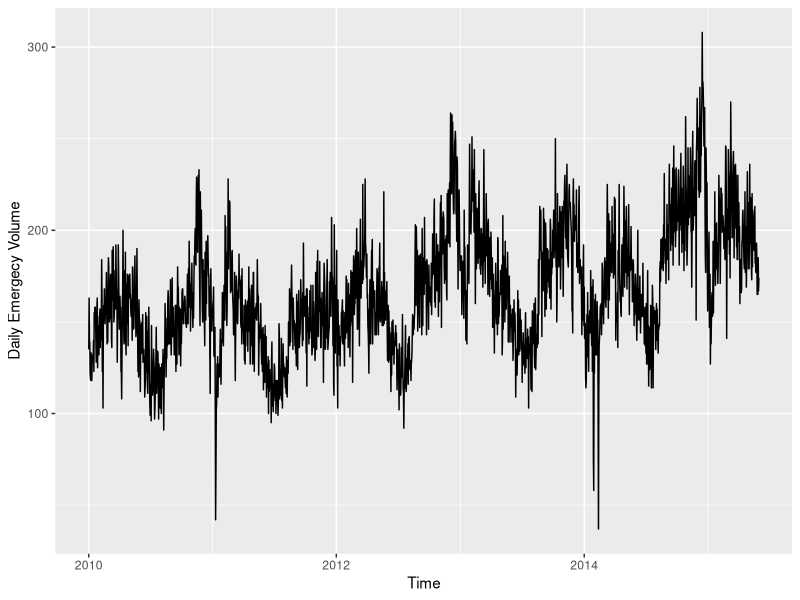
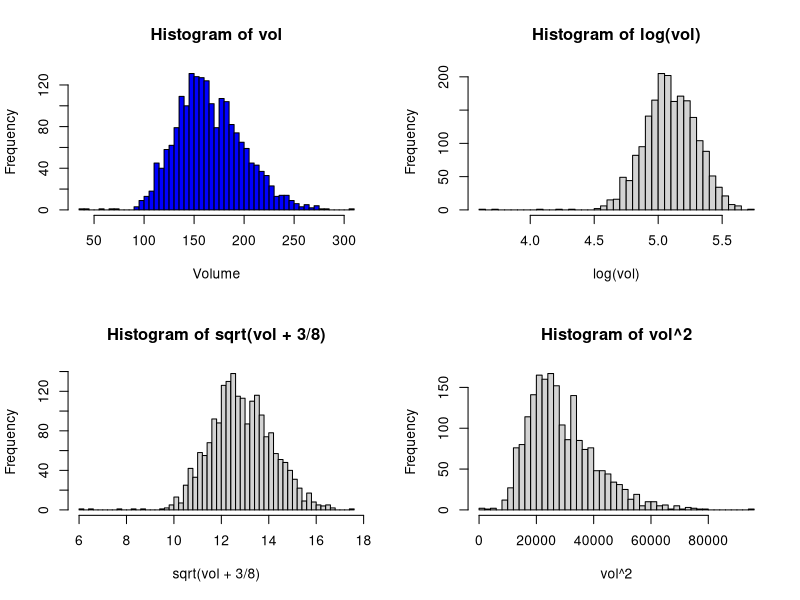
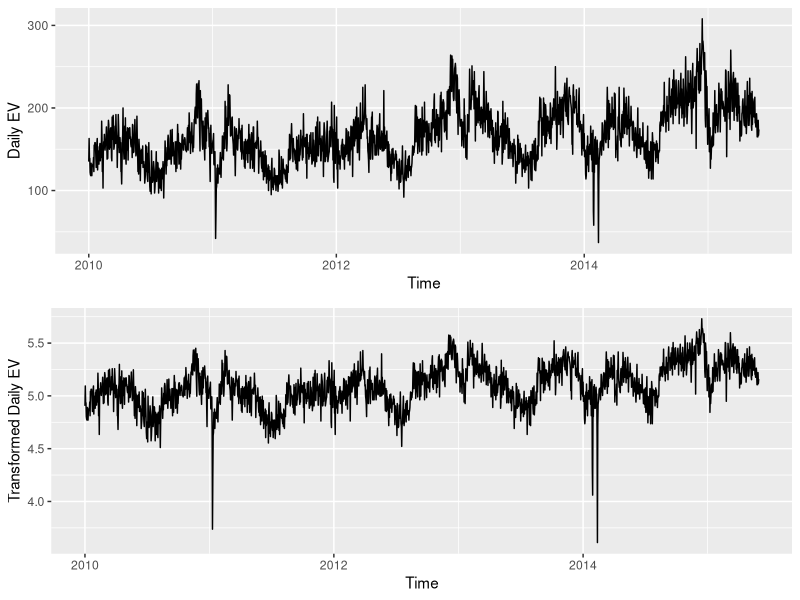
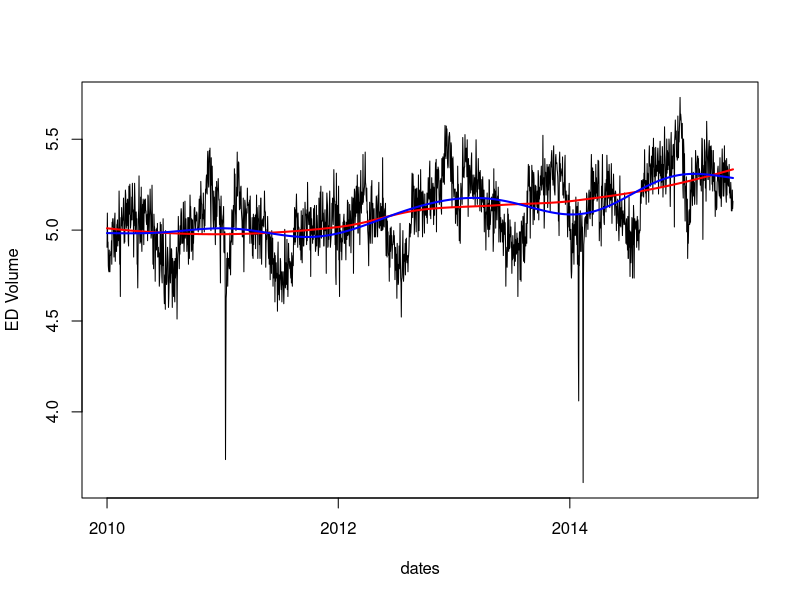
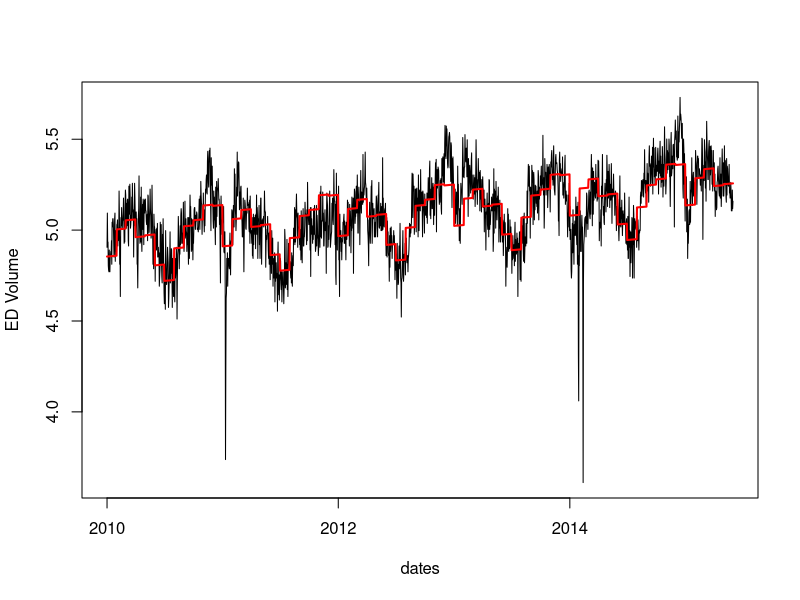
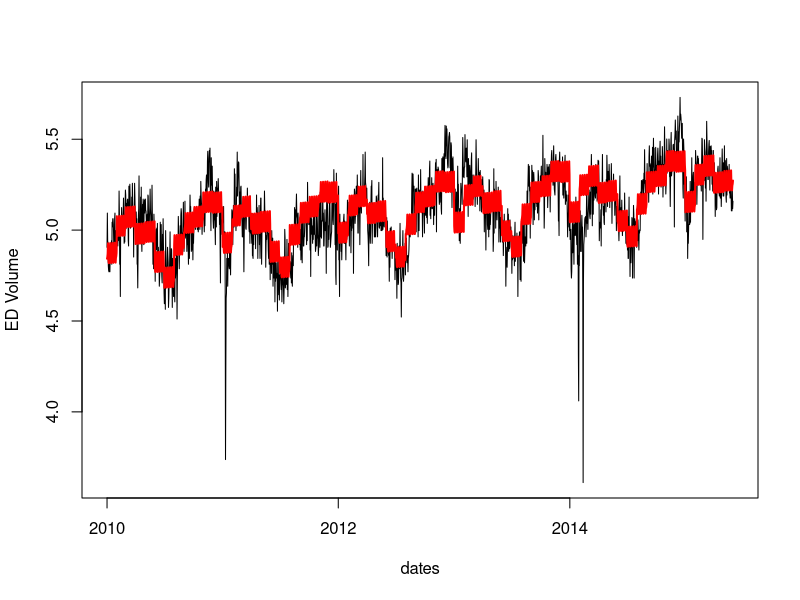
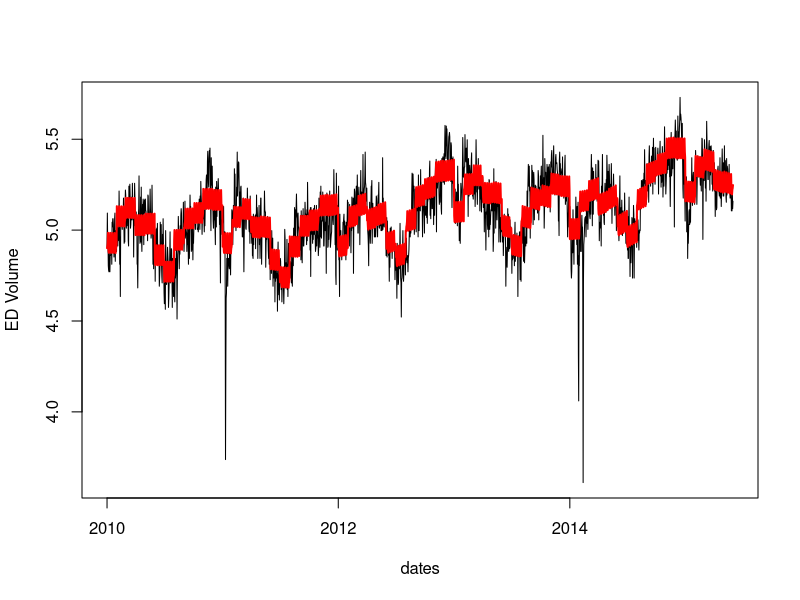
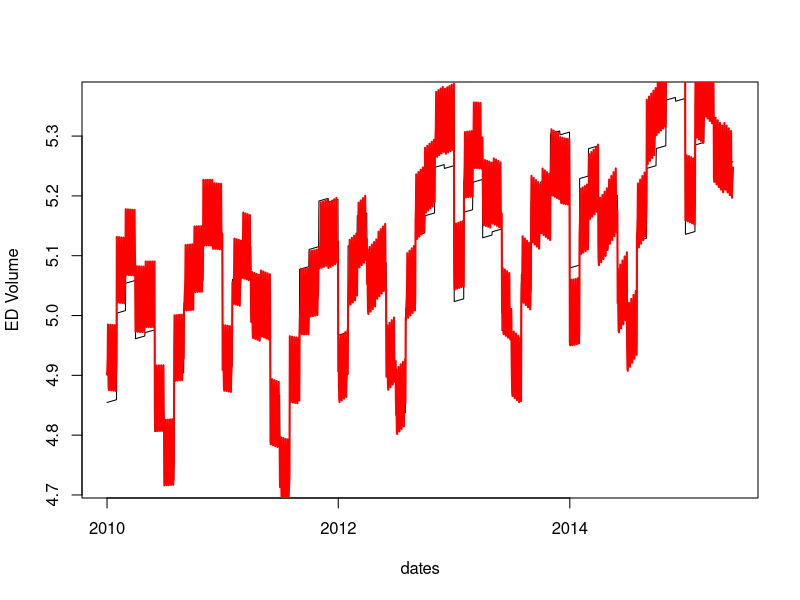

Here is the R script that generated these plots, in order:
###### Case Study: Emergency Department Volume #####
library(tidyverse)
data = read.csv("EGDailyVolume.xls")

### EDA
library(ggplot2)
parse_date = function(data) {
  year = data[1]
  month = data[2]
  day = data[3]
  date = paste(year, month, day, sep="-")
  return(date)
}

dates = apply(data, MARGIN=1, FUN=parse_date)
dates = as.Date(dates, format="%Y-%m-%d")
vol = as.numeric(unlist(data[4]))
ggplot(data=data, aes(dates, vol)) + geom_line() + xlab("Time") + ylab("Daily Emergecy Volume")
## It seems like there is a trend and seasonality pattern

# For linear model assumption normality and non-constant eroor variance
par(mfrow=c(2,2))
hist(vol, nclass = 50, xlab="Volume", col="blue")
hist(log(vol), nclass=50)
hist(sqrt(vol+3/8), nclass=50)
hist(vol^2, nclass=50)

#### Based on plots, we chose log transformation
require(gridExtra)
old = ggplot(data=data, aes(dates, vol)) + geom_line() + xlab("Time") + ylab("Daily EV")
new = ggplot(data=data, aes(dates, log(vol))) + geom_line() + xlab("Time") + ylab("Transformed Daily EV")
grid.arrange(old, new, ncol=1, nrow=2)

### Trend Estimation
dev.off()
vol.tr = log(vol)
time.pts = c(1:length(vol.tr))
time.pts = c(time.pts-min(time.pts))
loc.fit = loess(vol.tr~time.pts)
vol.loc.fit = fitted(loc.fit)
library(mgcv)
gam.fit = gam(vol.tr~s(time.pts))
vol.gam.fit = fitted(gam.fit)
plot(dates, vol.tr, ylab="ED Volume", type="l")
lines(dates, vol.loc.fit, lwd=2, col="red")
lines(dates, vol.gam.fit, lwd=2, col="blue")

summary(loc.fit)
summary(gam.fit)

### Trend & Seasonality 
### Flu season so guess monthly seasonality
library(dynlm)
month = as.factor(format(dates, "%b")) # factor deals with categorical vars
gam_fit_month = dynlm(vol.tr~trend(time.pts) + month)
summary(gam_fit_month)
gam.month.fitted = fitted(gam_fit_month)
plot(dates, vol.tr, ylab="ED Volume", type="l")
lines(dates, gam.month.fitted, lwd=2, col="red")

### day week
week = as.factor(weekdays(dates))
dynlm.week = dynlm(vol.tr~trend(time.pts) + month + week)
summary(dynlm.week)
dynlm.week.fitted = fitted(dynlm.week)
plot(dates, vol.tr, ylab="ED Volume", type="l")
lines(dates, dynlm.week.fitted, lwd=2, col="red")

gam.week = gam(vol.tr~s(time.pts) + month + week)
summary(gam.week)
gam.week.fitted = fitted(gam.week)
plot(dates, vol.tr, ylab="ED Volume", type="l")
lines(dates, gam.week.fitted, lwd=2, col="red")

#### Comparison
plot(dates, gam.month.fitted, ylab="ED Volume", type="l")
lines(dates, gam.week.fitted, lwd=2, col="red")

### model comparison
lm.fit.month = lm(vol.tr~month)
lm.fit.week = lm(vol.tr~month + week)
anova(lm.fit.month, lm.fit.week)

#### Seasonality vs Trend
plot(dates, vol.tr, ylab="ED Volume", type="l")
lines(dates, vol.gam.fit, lwd=2, col="red")
lines(dates, gam.week.fitted, lwd=2, col="blue") ### capture seasonality and trend

### Residual Process
#### Trend Removal
resid_noT = vol.tr - vol.gam.fit
#### Season Removal
resid_noS = vol.tr - fitted(lm.fit.week)
#### Remove boyh
resid_noST = vol.tr - gam.week.fitted

y.min = min(c(resid_noT,resid_noS,resid_noST))
y.max = max(c(resid_noT,resid_noS,resid_noST))
plot(dates, resid_noT, ylab="Residual Process", type="l")
lines(dates, resid_noS, lwd=2, col="red")
lines(dates, resid_noST, lwd=2, col="blue")

### ACF
dev.off()
acf(resid_noT, lag.max = 12*4)
acf(resid_noS, lag.max = 12*4, col="red")
acf(resid_noST, lag.max = 12*4, col="blue")
